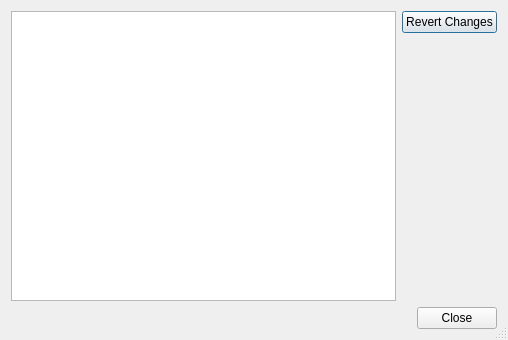
<?xml version="1.0" encoding="UTF-8"?>
<ui version="4.0">
 <class>ChangelogWindow</class>
 <widget class="QDialog" name="ChangelogWindow">
  <property name="windowModality">
   <enum>Qt::ApplicationModal</enum>
  </property>
  <property name="geometry">
   <rect>
    <x>0</x>
    <y>0</y>
    <width>508</width>
    <height>340</height>
   </rect>
  </property>
  <property name="windowTitle">
   <string>Changelog</string>
  </property>
  <property name="sizeGripEnabled">
   <bool>true</bool>
  </property>
  <property name="modal">
   <bool>true</bool>
  </property>
  <layout class="QVBoxLayout" name="verticalLayout">
   <item>
    <layout class="QHBoxLayout" name="horizontalLayout">
     <item>
      <widget class="QListWidget" name="listWidget">
       <property name="alternatingRowColors">
        <bool>true</bool>
       </property>
       <property name="selectionMode">
        <enum>QAbstractItemView::ExtendedSelection</enum>
       </property>
       <property name="selectionBehavior">
        <enum>QAbstractItemView::SelectItems</enum>
       </property>
      </widget>
     </item>
     <item>
      <layout class="QVBoxLayout" name="verticalLayout_2">
       <item>
        <widget class="QPushButton" name="revertButton">
         <property name="text">
          <string>Revert Changes</string>
         </property>
        </widget>
       </item>
       <item>
        <spacer name="verticalSpacer">
         <property name="orientation">
          <enum>Qt::Vertical</enum>
         </property>
         <property name="sizeHint" stdset="0">
          <size>
           <width>20</width>
           <height>40</height>
          </size>
         </property>
        </spacer>
       </item>
      </layout>
     </item>
    </layout>
   </item>
   <item>
    <widget class="QDialogButtonBox" name="buttonBox">
     <property name="orientation">
      <enum>Qt::Horizontal</enum>
     </property>
     <property name="standardButtons">
      <set>QDialogButtonBox::Close</set>
     </property>
    </widget>
   </item>
  </layout>
 </widget>
 <resources/>
 <connections>
  <connection>
   <sender>buttonBox</sender>
   <signal>accepted()</signal>
   <receiver>ChangelogWindow</receiver>
   <slot>accept()</slot>
   <hints>
    <hint type="sourcelabel">
     <x>248</x>
     <y>254</y>
    </hint>
    <hint type="destinationlabel">
     <x>157</x>
     <y>274</y>
    </hint>
   </hints>
  </connection>
  <connection>
   <sender>buttonBox</sender>
   <signal>rejected()</signal>
   <receiver>ChangelogWindow</receiver>
   <slot>reject()</slot>
   <hints>
    <hint type="sourcelabel">
     <x>316</x>
     <y>260</y>
    </hint>
    <hint type="destinationlabel">
     <x>286</x>
     <y>274</y>
    </hint>
   </hints>
  </connection>
 </connections>
</ui>
